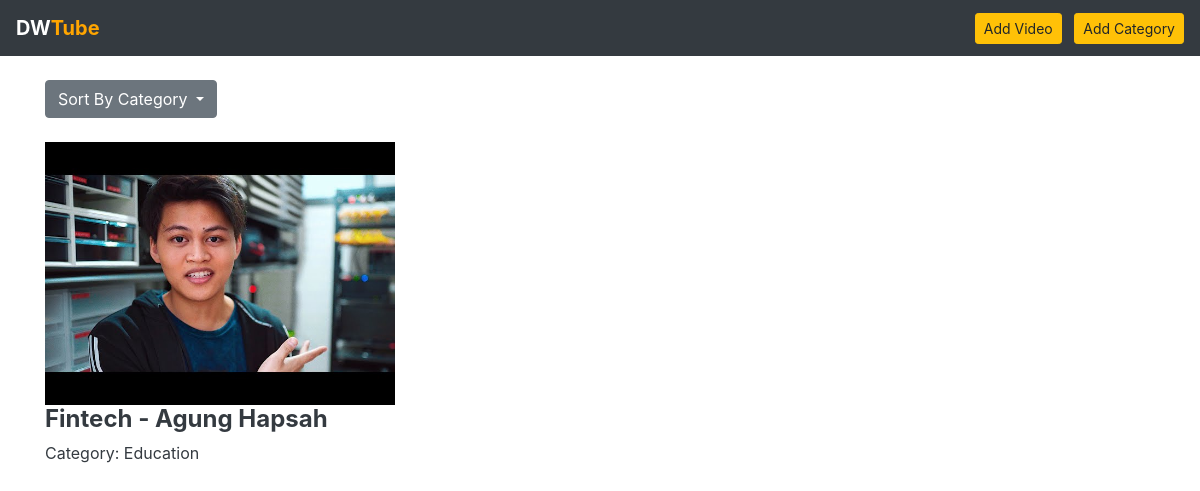
The page /?category=6 on the database its author committed.
### tables this page shows
CREATE TABLE `video_tb` (
  `id` int(5) NOT NULL,
  `title` text NOT NULL,
  `category_id` int(5) NOT NULL,
  `attache` text NOT NULL,
  `thumbnail` text NOT NULL
);

CREATE TABLE `category_tb` (
  `id` int(11) NOT NULL,
  `name` varchar(50) NOT NULL
);

### index.php (the view, shortened to what this page needs)
<!DOCTYPE html>
<html lang="en">
<head>
    <link rel="stylesheet" href="https://stackpath.bootstrapcdn.com/bootstrap/4.5.0/css/bootstrap.min.css">
</head>
<body>
<nav class="navbar navbar-expand-lg navbar-dark bg-dark">
  <b><a class="navbar-brand" href="#">DW<span style="color: orange;">Tube</span></a></b>
  <ul class="navbar-nav ml-auto">
  <li class="nav-item">
  <?php if(isset($_GET['video'])){ ?>
  <a href="?delete=<?php echo $_GET['video']; ?>" class="btn btn-sm btn-danger my-2 my-sm-0">Delete This Video</a>
  <?php } else { ?>
  <a href="?add_video" class="btn btn-sm btn-warning mr-sm-2">Add Video</a>
  <a href="?add_category" class="btn btn-sm btn-warning my-2 my-sm-0">Add Category</a>
  <?php } ?>
  </li>
  </ul>
</nav><br/>
<div class="container">
<?php
    if(isset($_GET['add_video']))
    {   include_once "add_video.php"; }
    else if(isset($_GET['add_category']))
    {   include_once "add_category.php"; }
    else if(isset($_GET['video']))
    {   include_once "video.php"; }
    else if(isset($_GET['delete']))
    {   include_once "delete.php"; }
    else
    {
?>
<div class="dropdown">
  <button class="btn btn-secondary dropdown-toggle" type="button" id="dropdownMenuButton" data-toggle="dropdown" aria-haspopup="true" aria-expanded="false">
    Sort By Category
  </button>
  <div class="dropdown-menu" aria-labelledby="dropdownMenuButton">
    <?php
        include_once "dbconfig.php";
        echo "</div></div><br>";
        if(isset($_GET['category']))  $sql = 'SELECT * FROM video_tb WHERE category_id = '.$_GET['category'].'';
        else $sql 	= 'SELECT * FROM video_tb';
            $query 	= mysqli_query($connection, $sql);
            $jumlah_query = mysqli_num_rows($query);
            $i = 0;
            if(!$jumlah_query) { echo "<br/><center><h4><em>Kagak ada video yang di upload ....</em></h4></center>"; }
            else
            {
                while($row = mysqli_fetch_assoc($query)){
                    $i++;
                    $sql_cat = 'SELECT * FROM category_tb WHERE id = '.$row['category_id'].'';
                    $query2 = mysqli_query($connection, $sql_cat);
                    $category = mysqli_fetch_assoc($query2)['name'];
                    if($i == 1){ echo '<div class="row">'; }
                    echo '<a class="col-sm-4" href="index.php?video='.$row["id"].'" style="color: #343a40;">
                    <img src="'.$row["thumbnail"].'" class="img-fluid" alt="'.$row["title"].'">
                    <h4 class="font-weight-bold">'.$row["title"].'</h4>
                    <p>Category: '.$category.'</p>
                    </a>';
                }
        }
?>
<?php } ?>
</div>
</body>
</html>

### rows shown on the page
video_tb: thumbnail (picture), title "Fintech - Agung Hapsah", category_tb.name "Education"
